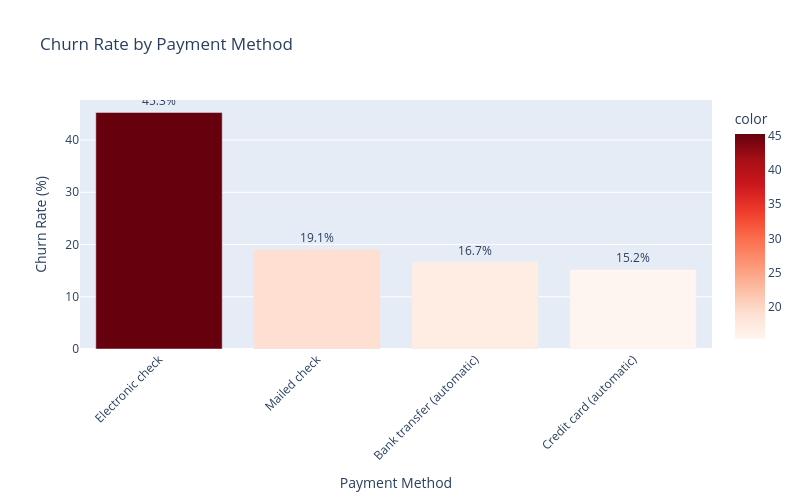

Notebook code for this chart:
### Code cell
# Calculate churn rate by payment method
payment_churn = df.groupby('PaymentMethod')['Churn_Num'].agg(['mean', 'count'])
payment_churn.columns = ['Churn Rate', 'Customer Count']
payment_churn['Churn Rate'] = payment_churn['Churn Rate'] * 100
payment_churn = payment_churn.sort_values('Churn Rate', ascending=False)

print("Churn rate by payment method:")
print(payment_churn)

# Create bar chart
fig2 = px.bar(
    x=payment_churn.index,
    y=payment_churn['Churn Rate'],
    title='Churn Rate by Payment Method',
    labels={'x': 'Payment Method', 'y': 'Churn Rate (%)'},
    color=payment_churn['Churn Rate'],
    color_continuous_scale='Reds',
    text=payment_churn['Churn Rate'].round(1)
)

fig2.update_traces(texttemplate='%{text}%', textposition='outside')
fig2.update_layout(height=500, width=800, xaxis_tickangle=-45)
fig2.show()

# Export as HTML
fig2.write_html('churn_by_payment.html')
print("Saved: churn_by_payment.html")

### Figure 1 — Plotly figure (JSON) as saved in the notebook; plotly's stock layout.template omitted (floating-point values rounded to 4 significant figures)
{"data": [{"hovertemplate": "Payment Method=%{x}<br>Churn Rate (%)=%{y}<br>text=%{text}<br>color=%{marker.color}<extra></extra>", "legendgroup": "", "marker": {"color": [45.29, 19.11, 16.71, 15.24], "coloraxis": "coloraxis", "pattern": {"shape": ""}}, "name": "", "orientation": "v", "showlegend": false, "text": [45.3, 19.1, 16.7, 15.2], "textposition": "outside", "texttemplate": "%{text}%", "type": "bar", "x": ["Electronic check", "Mailed check", "Bank transfer (automatic)", "Credit card (automatic)"], "xaxis": "x", "y": [45.29, 19.11, 16.71, 15.24], "yaxis": "y"}], "layout": {"barmode": "relative", "coloraxis": {"colorbar": {"title": {"text": "color"}}, "colorscale": [[0, "rgb(255,245,240)"], [0.125, "rgb(254,224,210)"], [0.25, "rgb(252,187,161)"], [0.375, "rgb(252,146,114)"], [0.5, "rgb(251,106,74)"], [0.625, "rgb(239,59,44)"], [0.75, "rgb(203,24,29)"], [0.875, "rgb(165,15,21)"], [1, "rgb(103,0,13)"]]}, "height": 500, "legend": {"tracegroupgap": 0}, "title": {"text": "Churn Rate by Payment Method"}, "width": 800, "xaxis": {"anchor": "y", "domain": [0, 1], "tickangle": -45, "title": {"text": "Payment Method"}}, "yaxis": {"anchor": "x", "domain": [0, 1], "title": {"text": "Churn Rate (%)"}}}}
